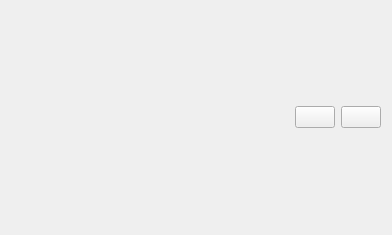
<?xml version="1.0" encoding="UTF-8"?>
<ui version="4.0">
 <class>BaseSensorsEditorWidget</class>
 <widget class="QWidget" name="BaseSensorsEditorWidget">
  <property name="geometry">
   <rect>
    <x>0</x>
    <y>0</y>
    <width>392</width>
    <height>235</height>
   </rect>
  </property>
  <property name="windowTitle">
   <string>Form</string>
  </property>
  <layout class="QVBoxLayout" name="verticalLayout_2">
   <item>
    <layout class="QVBoxLayout" name="mMainLayout"/>
   </item>
   <item>
    <layout class="QHBoxLayout" name="horizontalLayout">
     <item>
      <spacer name="horizontalSpacer">
       <property name="orientation">
        <enum>Qt::Orientation::Horizontal</enum>
       </property>
       <property name="sizeHint" stdset="0">
        <size>
         <width>40</width>
         <height>20</height>
        </size>
       </property>
      </spacer>
     </item>
     <item>
      <widget class="QPushButton" name="mDelete">
       <property name="text">
        <string/>
       </property>
       <property name="icon">
        <iconset theme="QIcon::ThemeIcon::ListRemove"/>
       </property>
      </widget>
     </item>
     <item>
      <widget class="QPushButton" name="mAdd">
       <property name="text">
        <string/>
       </property>
       <property name="icon">
        <iconset theme="QIcon::ThemeIcon::ListAdd"/>
       </property>
      </widget>
     </item>
    </layout>
   </item>
  </layout>
 </widget>
 <resources/>
 <connections/>
</ui>
